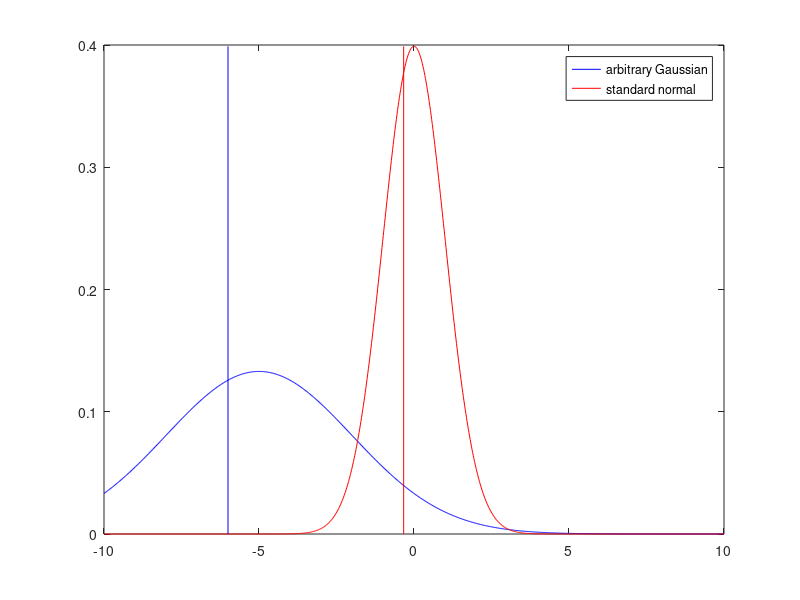

Recreate this plot in MATLAB. (Note: this script raises an error after producing the figure.)
function z_scoring_example
    mu = -5;
    sig = 3;
    val = -6;

    x = linspace(-10, 10, 1000)';
    y1 = normpdf(x, mu, sig);
    y2 = normpdf(x, 0, 1);

    x_val = [val, val];
    x_val_z = ([val, val] - mu) / sig;
    y_val = [min([y1; y2]), max([y1; y2])];

    figure;
    plot(x, y1, 'b');
    hold on;
    plot(x, y2, 'r');
    plot(x_val, y_val, 'b');
    plot(x_val_z, y_val, 'r');
    hold off;

    legend({'arbitrary Gaussian', 'standard normal'});

    ax = gca;
    ax.FontSize = 28;
end